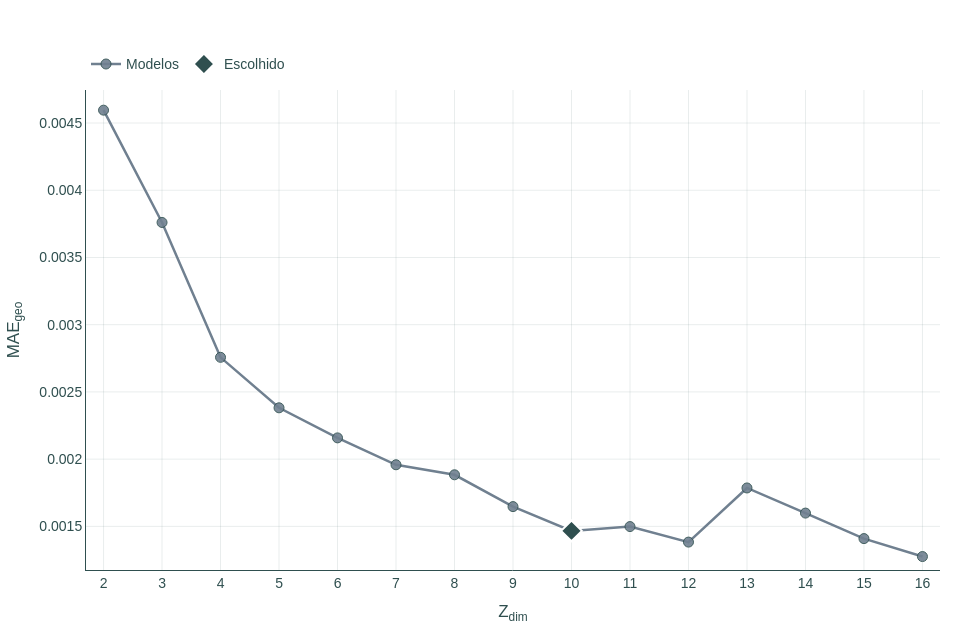

Notebook code cell kept with this figure:
### Code cell
from pathlib import Path
import importlib

import pandas as pd
import plotly.graph_objects as go
import plotly.io._kaleido as plotly_kaleido

cwd = Path.cwd()
project_root = cwd
for _ in range(6):
    if (project_root / "data").exists() and (project_root / "src").exists():
        break
    if project_root.parent == project_root:
        break
    project_root = project_root.parent

csv_path = project_root / "data" / "wandb" / "compression" / "compression_geo_dim.csv"
output_dir = project_root / "images"
output_dir.mkdir(parents=True, exist_ok=True)
output_path = output_dir / "compression_geo_dim.png"

df = pd.read_csv(csv_path)
df = df.rename(columns={"val_geo_mae": "geo_mae"})
df = df[["Name", "latent_dim", "geo_mae"]].dropna().copy()
df["latent_dim"] = pd.to_numeric(df["latent_dim"])
df["geo_mae"] = pd.to_numeric(df["geo_mae"])
df = df.sort_values("latent_dim").reset_index(drop=True)

chosen_dim = 10
chosen_row = df.loc[df["latent_dim"] == chosen_dim].iloc[0]

slate_dark = "#2F4F4F"
slate_mid = "#708090"
highlight_green = "#4ccd77"

fig = go.Figure()

fig.add_trace(
    go.Scatter(
        x=df["latent_dim"],
        y=df["geo_mae"],
        mode="lines+markers",
        name="Modelos",
        text=df["Name"],
        line=dict(color=slate_mid, width=2.5),
        marker=dict(
            size=10,
            color=slate_mid,
            opacity=0.9,
            line=dict(color=slate_dark, width=1),
        ),
        hovertemplate=(
            "<b>%{text}</b><br>"
            "Latent dim: %{x}<br>"
            "Geo MAE: %{y:.6f}<extra></extra>"
        ),
    )
)

fig.add_trace(
    go.Scatter(
        x=[chosen_row["latent_dim"]],
        y=[chosen_row["geo_mae"]],
        mode="markers",
        name="Escolhido",
        marker=dict(
            size=16,
            color=slate_dark,
            symbol="diamond",
            line=dict(color="white", width=2),
        ),
        hovertemplate=(
            "<b>Modelo escolhido</b><br>"
            "Latent dim: %{x}<br>"
            "Geo MAE: %{y:.6f}<extra></extra>"
        ),
    )
)

fig.update_layout(
    template="plotly_white",
    width=980,
    height=640,
    font=dict(family="Arial", size=14, color=slate_dark),
    legend=dict(orientation="h", yanchor="bottom", y=1.02, xanchor="left", x=0),
    margin=dict(l=70, r=40, t=90, b=70),
    plot_bgcolor="white",
    paper_bgcolor="white",
)

fig.update_xaxes(
    title=dict(text="Z<sub>dim</sub>"),
    showline=True,
    linewidth=1,
    linecolor=slate_dark,
    gridcolor="rgba(47, 79, 79, 0.10)",
    zeroline=False,
    dtick=1,
    range=[df["latent_dim"].min() - 0.3, df["latent_dim"].max() + 0.3]
)

fig.update_yaxes(
    title=dict(text="MAE<sub>geo</sub>"),
    showline=True,
    linewidth=1,
    linecolor=slate_dark,
    gridcolor="rgba(47, 79, 79, 0.10)",
    zeroline=False,
    range=[df["geo_mae"].min() - 0.0001, df["geo_mae"].max() + 0.00015]
)

print(
    "Modelo escolhido:",
    chosen_row["Name"],
    f"| latent_dim = {int(chosen_row['latent_dim'])}",
    f"| geo_mae = {chosen_row['geo_mae']:.6f}",
)

importlib.reload(plotly_kaleido)
fig.write_image(output_path, width=980, height=640, scale=300 / 96)
print(f"Imagem salva em: {output_path}")

fig.show()

### Figure 1 — Plotly figure (JSON) as saved in the notebook; plotly's stock layout.template omitted (floating-point values rounded to 4 significant figures)
{"data": [{"hovertemplate": "<b>%{text}</b><br>Latent dim: %{x}<br>Geo MAE: %{y:.6f}<extra></extra>", "line": {"color": "#708090", "width": 2.5}, "marker": {"color": "#708090", "line": {"color": "#2F4F4F", "width": 1}, "opacity": 0.9, "size": 10}, "mode": "lines+markers", "name": "Modelos", "text": ["CSTVAE_20260518-222823", "CSTVAE_20260518-223057", "CSTVAE_20260518-223216", "CSTVAE_20260518-223335", "CSTVAE_20260518-223459", "CSTVAE_20260518-223623", "CSTVAE_20260518-223748", "CSTVAE_20260518-223912", "CSTVAE_20260518-224036", "CSTVAE_20260518-224200", "CSTVAE_20260518-224324", "CSTVAE_20260518-224449", "CSTVAE_20260518-224613", "CSTVAE_20260518-224737", "CSTVAE_20260518-224902"], "type": "scatter", "x": [2, 3, 4, 5, 6, 7, 8, 9, 10, 11, 12, 13, 14, 15, 16], "y": [0.004596, 0.00376, 0.002757, 0.002382, 0.002158, 0.001958, 0.001884, 0.001647, 0.001466, 0.001498, 0.001383, 0.001786, 0.001599, 0.001409, 0.001275]}, {"hovertemplate": "<b>Modelo escolhido</b><br>Latent dim: %{x}<br>Geo MAE: %{y:.6f}<extra></extra>", "marker": {"color": "#2F4F4F", "line": {"color": "white", "width": 2}, "size": 16, "symbol": "diamond"}, "mode": "markers", "name": "Escolhido", "type": "scatter", "x": [10], "y": [0.001466]}], "layout": {"font": {"color": "#2F4F4F", "family": "Arial", "size": 14}, "height": 640, "legend": {"orientation": "h", "x": 0, "xanchor": "left", "y": 1.02, "yanchor": "bottom"}, "margin": {"b": 70, "l": 70, "r": 40, "t": 90}, "paper_bgcolor": "white", "plot_bgcolor": "white", "width": 980, "xaxis": {"dtick": 1, "gridcolor": "rgba(47, 79, 79, 0.10)", "linecolor": "#2F4F4F", "linewidth": 1, "range": [1.7, 16.3], "showline": true, "title": {"text": "Z<sub>dim</sub>"}, "zeroline": false}, "yaxis": {"gridcolor": "rgba(47, 79, 79, 0.10)", "linecolor": "#2F4F4F", "linewidth": 1, "range": [0.001175, 0.004746], "showline": true, "title": {"text": "MAE<sub>geo</sub>"}, "zeroline": false}}}
